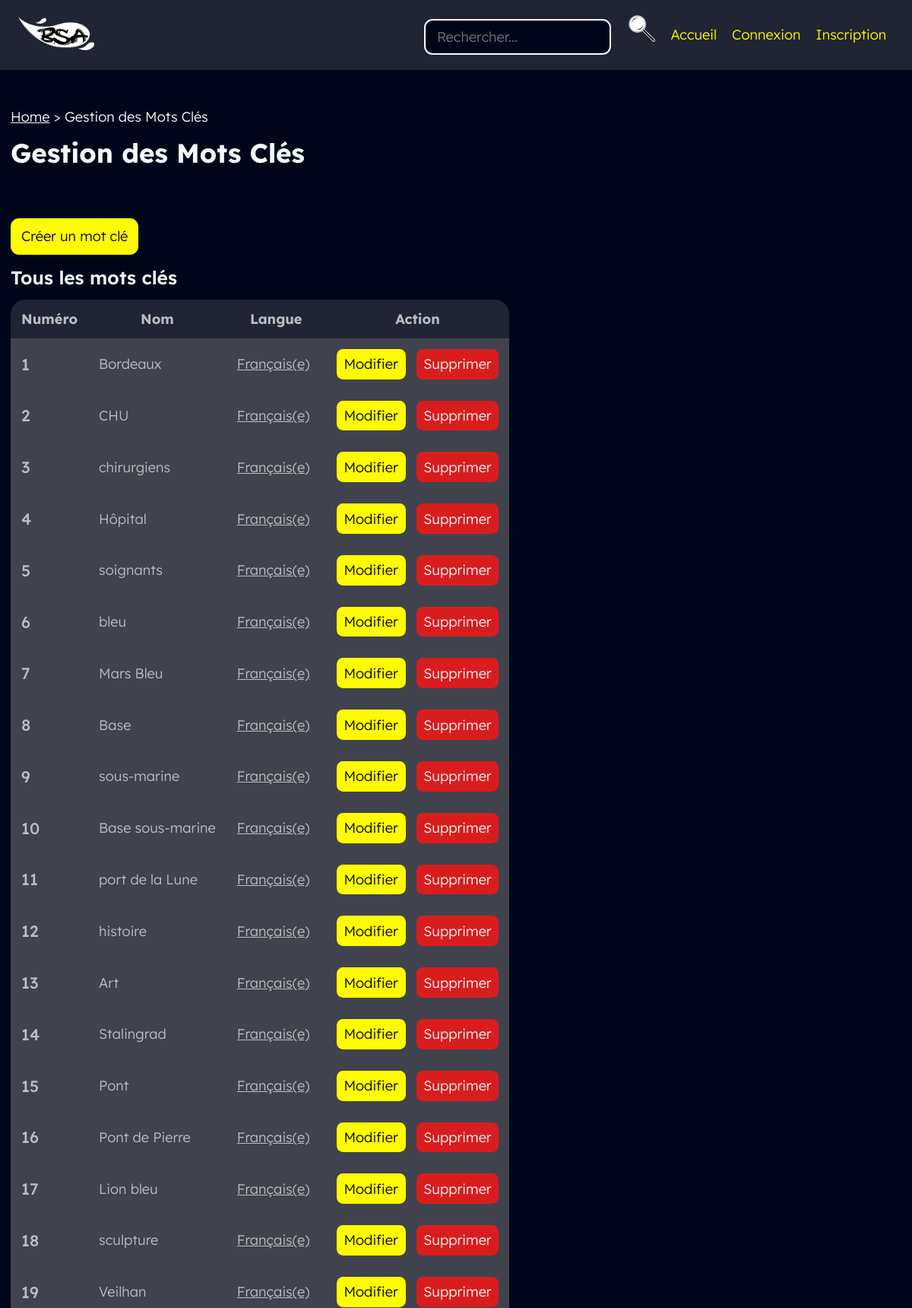
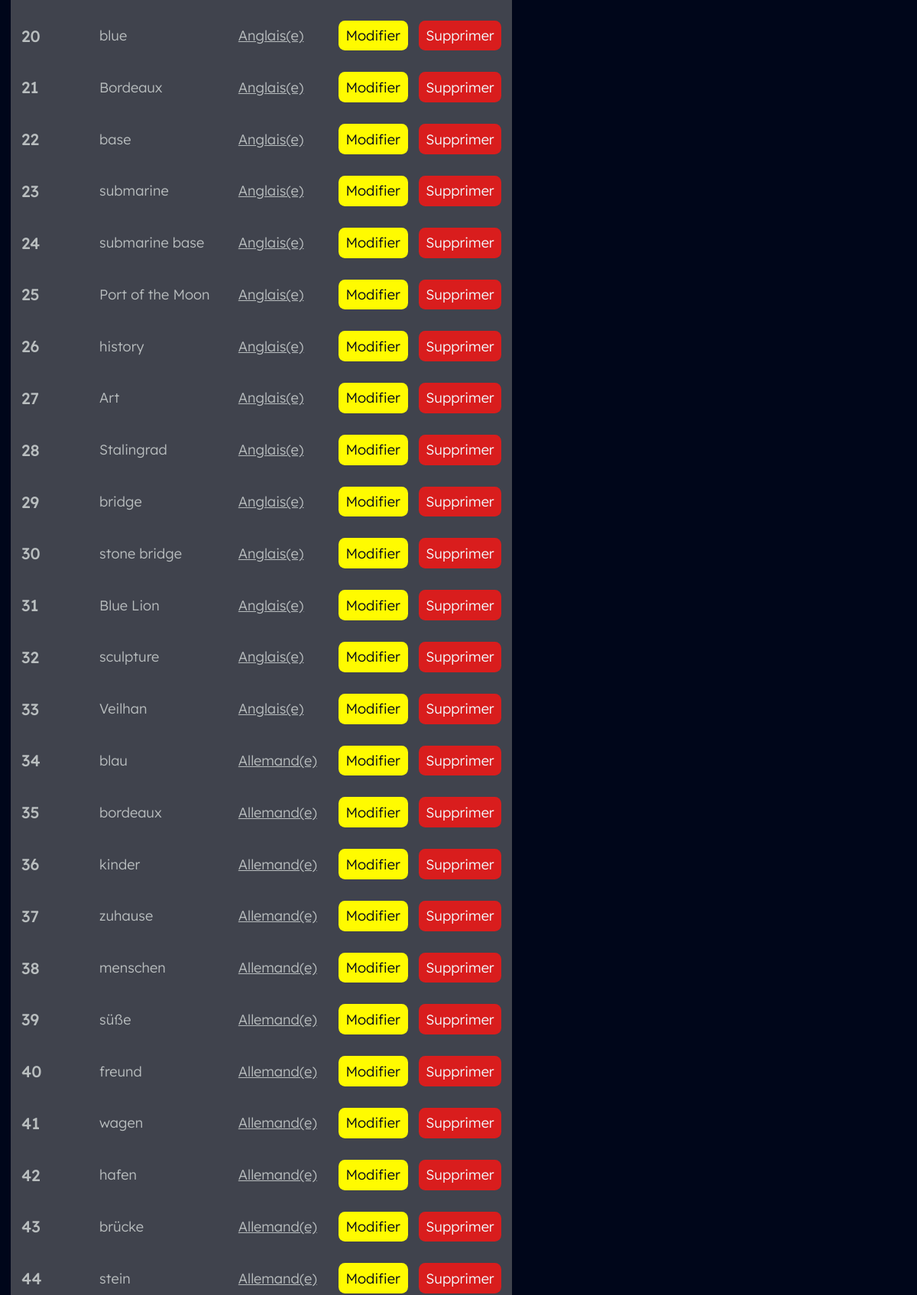
The page /back/motCle/motCle.php (upper part) on the database its author committed (2 pictures, top to bottom).
### tables this page shows
create table motcle
(
   numMotCle int(8) not null auto_increment,    
   libMotCle varchar(60) not null,
   numLang varchar(8) not null,                 
   primary key (numMotCle)
);

create table langue
(
   numLang varchar(8) not null,   
   lib1Lang varchar(30),          
   lib2Lang varchar(60),          
   numPays char(4) null,          
   primary key (numLang)
);

### CLASS_CRUD/motcle.class.php (called while the page is built, shortened)
<?php
require_once __DIR__ . '../../connect/database.php';
class motcle{
	function get_AllMotCles(){
		global $db;
		$query = 'SELECT * FROM motcle INNER JOIN langue ON motcle.numLang=langue.numLang;';
		$request = $db->query($query);
		$allMotCles = $request->fetchAll();
		return($allMotCles);
	}
}

### util/paths.php (called while the page is built, shortened)
<?php
function sitePath() {
    return realpath(__DIR__."/../");
}
function webSitePath($morePath="") {
    return preg_replace(
        '/\\\/',
        '/',
        str_replace(realpath($_SERVER["DOCUMENT_ROOT"]), '', sitePath())
    ).$morePath;
}
function webCrudPath($crud="") {
    return webSitePath('/BACK/'.$crud);
}
?>

### back/motCle/motCle.php (the view, shortened to what this page needs)
<?php
require_once __DIR__ . '/../../util/index.php';
require_once __DIR__ . '/../../class_crud/motcle.class.php';
$monMotCle = new motcle();
include __DIR__ . '/../../layouts/back/head.php';
?>
<a class="btn btn-lg" href="./createMotCle.php" title="Créer un mot clé">Créer un mot clé</a>
	<h3>Tous les mots clés</h3>
	<table >
        <thead>
            <tr>
                <th>Numéro</th>
                <th>Nom</th>
                <th>Langue</th>
                <th class="sticky-right">Action</th>
            </tr>
        </thead>
        <tbody>
        <?php
        $all = $monMotCle->get_AllMotCles();
        foreach($all as $row) {
        ?>
            <tr>
                <td><h4> <?= $row['numMotCle']; ?> </h4></td>
                <td><?= $row['libMotCle']; ?></td>
                <td><a href="<?=webCrudPath('langue/updateLangue.php?id='.$row['numLang'])?>"><?= $row['lib1Lang']; ?></a></td>
                <td class="actions sticky-right">
                    <a class="btn btn-md" href="./updateMotCle.php?id=<?=$row['numMotCle']; ?>" title="Modifier le mot clé">Modifier</a>
                    <a class="btn btn-md btn-danger" href="./deleteMotCle.php?id=<?=$row['numMotCle'] ?>" title="Supprimer le mot clé">Supprimer</a>
                </td>
            </tr>
        <?php }	 ?>
        </tbody>
    </table>
<?php require_once __DIR__ . '/../../layouts/back/foot.php'; ?>

### assets/css/var.css (style rules this page uses)
:root { font-size: 14px; --bg1: #00061A ; --bg2: #202433 ; --bg3: #40434D ; --p1: #F2FCFF ; --p2: #D5DDDF ; --p3:#B9BEBF ; --i:#FFFB00 ; --g1:#2F23D6 ; --g2:#4AC5E8 ; --g3:#D91D1D ; --g4:#EE7C0B ; --g5:#05C323 ; --g6:#EC03E5 ; --gFocus: #9da3f5; --h1: 400 6rem 'a Attack Graffiti', sans-serif; --h2: 700 2.5rem "Lexend Deca", sans-serif; --h3: 600 1.75rem "Lexend Deca", sans-serif; --h4: 500 1.5rem "Lexend Deca", sans-serif; --p: 300 1.3rem "Lexend Deca", sans-serif; --label: 200 1.125rem "Lexend Deca", sans-serif; --rounded-md: 0.6rem; --rounded-lg: 0.8rem; }

### assets/css/master.css (style rules this page uses)
body { background-color: var(--bg1); color: var(--p1); position: relative; width: 100%; }
* { box-sizing: border-box; margin: 0; padding: 0; background: var(--background); color: var(--color); outline: 0px solid transparent; }
.btn { --color: var(--bg1); --background: var(--i); text-decoration: none; font: var(--p); display: inline-block; text-align: center; cursor: pointer; border: none; transition: transform .2s, outline .2s; }
.btn.btn-lg { padding: 0.9rem 1rem; border-radius: var(--rounded-lg); }
.btn.btn-md { padding: 0.6rem 0.7rem; border-radius: var(--rounded-md); }
.btn.btn-danger { --background: var(--g3); --color: var(--p1); }
h1, h2, h3, h4 { margin-top: 1rem; margin-bottom: 1rem; }
h3, .font-h3 { font: var(--h3); }
h4, .font-h4 { font: var(--h4); }

### assets/css/admin.css (style rules this page uses)
table { display: block; position: relative; border-radius: 20px; padding: 0; overflow: hidden; border: none; font: var(--p); overflow-x: auto; overflow-y: auto; max-height: 80vh; max-width: 100%; }
table, th, td { border: hidden; border-collapse:collapse; }
table thead { position: sticky; top:0; border: none; padding: 1rem; color: var(--p3); background: var(--bg2); z-index: 10; }
table th { color: var(--p3); background: var(--bg2); }
table td { color: var(--p3); background: var(--bg3); }
table th, table td { height: auto; padding: 1rem 1rem; }
table .actions { display: flex; flex-flow: row nowrap; gap: 1rem; }
table .sticky-right { position: sticky; right: 0; }
table h4 { margin: 0; }
table tbody { border: none; padding: 1rem; color: var(--p1); background: var(--bg3); }

### rows shown on the page
motcle: numMotCle "1", libMotCle "Bordeaux", numLang.lib1Lang "Français(e)"
motcle: numMotCle "2", libMotCle "CHU", numLang.lib1Lang "Français(e)"
motcle: numMotCle "3", libMotCle "chirurgiens", numLang.lib1Lang "Français(e)"
motcle: numMotCle "4", libMotCle "Hôpital", numLang.lib1Lang "Français(e)"
motcle: numMotCle "5", libMotCle "soignants", numLang.lib1Lang "Français(e)"
motcle: numMotCle "6", libMotCle "bleu", numLang.lib1Lang "Français(e)"
motcle: numMotCle "7", libMotCle "Mars Bleu", numLang.lib1Lang "Français(e)"
motcle: numMotCle "8", libMotCle "Base", numLang.lib1Lang "Français(e)"
motcle: numMotCle "9", libMotCle "sous-marine", numLang.lib1Lang "Français(e)"
motcle: numMotCle "10", libMotCle "Base sous-marine", numLang.lib1Lang "Français(e)"
motcle: numMotCle "11", libMotCle "port de la Lune", numLang.lib1Lang "Français(e)"
motcle: numMotCle "12", libMotCle "histoire", numLang.lib1Lang "Français(e)"
motcle: numMotCle "13", libMotCle "Art", numLang.lib1Lang "Français(e)"
motcle: numMotCle "14", libMotCle "Stalingrad", numLang.lib1Lang "Français(e)"
motcle: numMotCle "15", libMotCle "Pont", numLang.lib1Lang "Français(e)"
motcle: numMotCle "16", libMotCle "Pont de Pierre", numLang.lib1Lang "Français(e)"
motcle: numMotCle "17", libMotCle "Lion bleu", numLang.lib1Lang "Français(e)"
motcle: numMotCle "18", libMotCle "sculpture", numLang.lib1Lang "Français(e)"
motcle: numMotCle "19", libMotCle "Veilhan", numLang.lib1Lang "Français(e)"
motcle: numMotCle "20", libMotCle "blue", numLang.lib1Lang "Anglais(e)"
motcle: numMotCle "21", libMotCle "Bordeaux", numLang.lib1Lang "Anglais(e)"
motcle: numMotCle "22", libMotCle "base", numLang.lib1Lang "Anglais(e)"
motcle: numMotCle "23", libMotCle "submarine", numLang.lib1Lang "Anglais(e)"
motcle: numMotCle "24", libMotCle "submarine base", numLang.lib1Lang "Anglais(e)"
motcle: numMotCle "25", libMotCle "Port of the Moon", numLang.lib1Lang "Anglais(e)"
motcle: numMotCle "26", libMotCle "history", numLang.lib1Lang "Anglais(e)"
motcle: numMotCle "27", libMotCle "Art", numLang.lib1Lang "Anglais(e)"
motcle: numMotCle "28", libMotCle "Stalingrad", numLang.lib1Lang "Anglais(e)"
motcle: numMotCle "29", libMotCle "bridge", numLang.lib1Lang "Anglais(e)"
motcle: numMotCle "30", libMotCle "stone bridge", numLang.lib1Lang "Anglais(e)"
motcle: numMotCle "31", libMotCle "Blue Lion", numLang.lib1Lang "Anglais(e)"
motcle: numMotCle "32", libMotCle "sculpture", numLang.lib1Lang "Anglais(e)"
motcle: numMotCle "33", libMotCle "Veilhan", numLang.lib1Lang "Anglais(e)"
motcle: numMotCle "34", libMotCle "blau", numLang.lib1Lang "Allemand(e)"
motcle: numMotCle "35", libMotCle "bordeaux", numLang.lib1Lang "Allemand(e)"
motcle: numMotCle "36", libMotCle "kinder", numLang.lib1Lang "Allemand(e)"
motcle: numMotCle "37", libMotCle "zuhause", numLang.lib1Lang "Allemand(e)"
motcle: numMotCle "38", libMotCle "menschen", numLang.lib1Lang "Allemand(e)"
motcle: numMotCle "39", libMotCle "süße", numLang.lib1Lang "Allemand(e)"
motcle: numMotCle "40", libMotCle "freund", numLang.lib1Lang "Allemand(e)"
motcle: numMotCle "41", libMotCle "wagen", numLang.lib1Lang "Allemand(e)"
motcle: numMotCle "42", libMotCle "hafen", numLang.lib1Lang "Allemand(e)"
motcle: numMotCle "43", libMotCle "brücke", numLang.lib1Lang "Allemand(e)"
motcle: numMotCle "44", libMotCle "stein", numLang.lib1Lang "Allemand(e)"

### other values the page prints
$navItemLabel "Home"
$navItemLabel "Gestion des Mots Clés"
$pageTitle "Gestion des Mots Clés"
